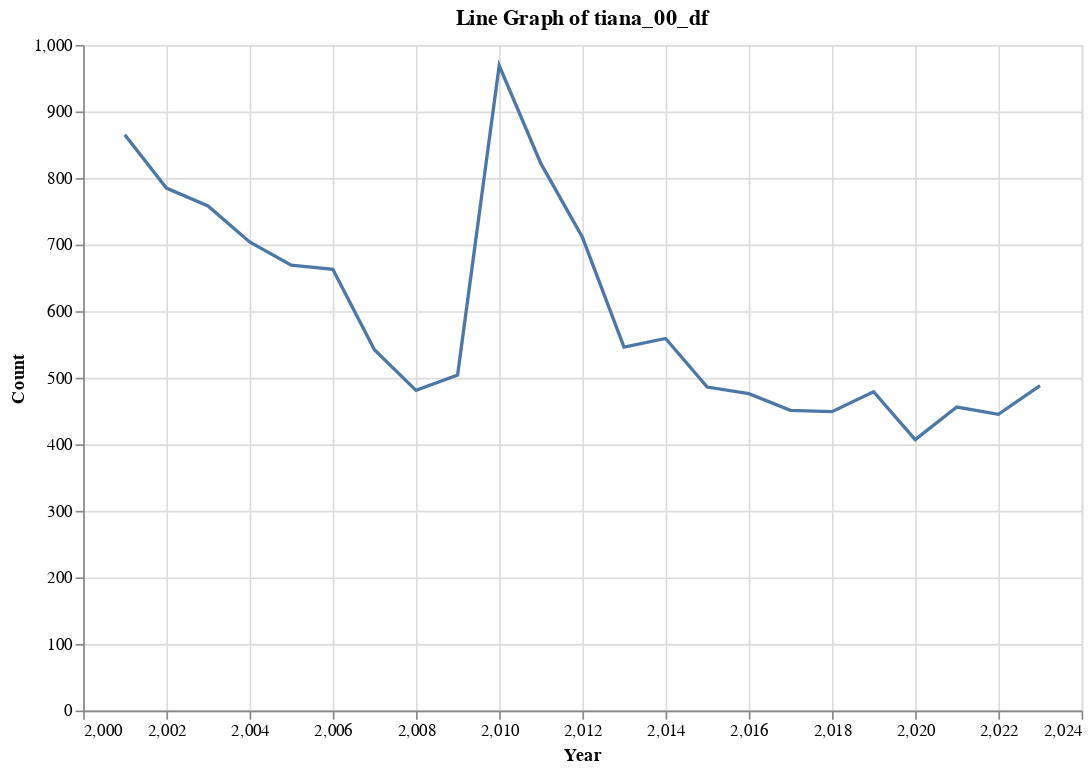

Write notebook code for a chart like this one.
### Code cell
tiana_chart

### Figure 1 — Vega-Lite specification as saved in the notebook (floating-point values rounded to 4 significant figures)
{"config": {"view": {"continuousWidth": 300, "continuousHeight": 300}}, "data": {"name": "data-a8af231c9dcb72eca04a51f49b5b8ab7"}, "mark": {"type": "line"}, "encoding": {"x": {"field": "Year", "type": "quantitative"}, "y": {"field": "Count", "type": "quantitative"}}, "height": 400, "title": "Line Graph of tiana_00_df", "width": 600, "$schema": "https://vega.github.io/schema/vega-lite/v5.17.0.json", "datasets": {"data-a8af231c9dcb72eca04a51f49b5b8ab7": [{"Year": 2001, "Count": 865}, {"Year": 2002, "Count": 785}, {"Year": 2003, "Count": 758}, {"Year": 2004, "Count": 704}, {"Year": 2005, "Count": 669}, {"Year": 2006, "Count": 663}, {"Year": 2007, "Count": 542}, {"Year": 2008, "Count": 481}, {"Year": 2009, "Count": 504}, {"Year": 2010, "Count": 969}, {"Year": 2011, "Count": 822}, {"Year": 2012, "Count": 711}, {"Year": 2013, "Count": 546}, {"Year": 2014, "Count": 559}, {"Year": 2015, "Count": 486}, {"Year": 2016, "Count": 476}, {"Year": 2017, "Count": 451}, {"Year": 2018, "Count": 449}, {"Year": 2019, "Count": 479}, {"Year": 2020, "Count": 407}, {"Year": 2021, "Count": 456}, {"Year": 2022, "Count": 445}, {"Year": 2023, "Count": 488}]}}
